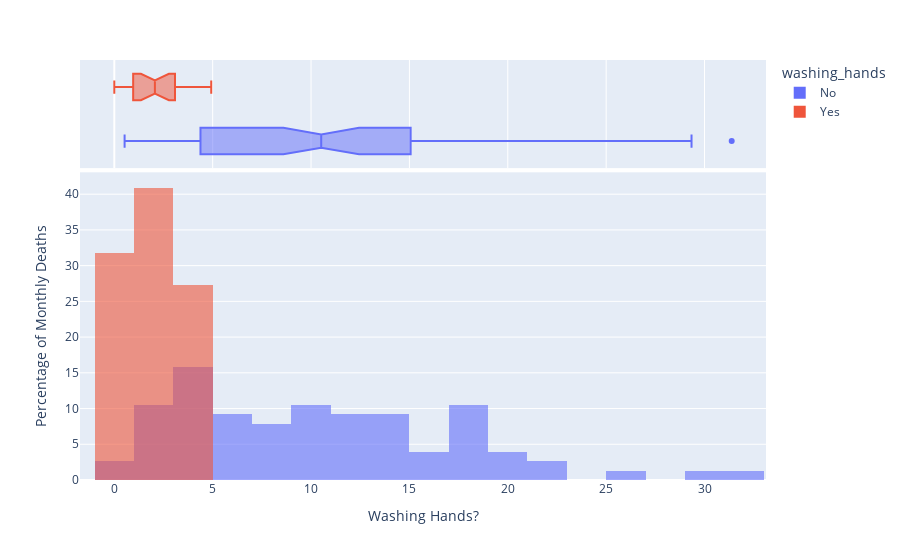

Notebook source saved alongside this figure:
### Markdown cell above
### Use Histograms to Visualise the Monthly Distribution of Outcomes

**Challenge**: Create a [plotly histogram](https://plotly.com/python/histograms/) to show the monthly percentage of deaths. 

* Use docs to check out the available parameters. Use the [`color` parameter](https://plotly.github.io/plotly.py-docs/generated/plotly.express.histogram.html) to display two overlapping histograms.
* The time period of handwashing is shorter than not handwashing. Change `histnorm` to `percent` to make the time periods comparable. 
* Make the histograms slighlty transparent
* Experiment with the number of bins on the histogram. Which number work well in communicating the range of outcomes?
* Just for fun, display your box plot on the top of the histogram using the `marginal` parameter.

### Code cell
hist = px.histogram(df_monthly,
                    x='pct_deaths',
                    color='washing_hands',
                    nbins=30,
                    opacity=0.6,
                    barmode='overlay',
                    histnorm='percent',
                    marginal='box',)

hist.update_layout(xaxis_title='Washing Hands?',
                    yaxis_title='Percentage of Monthly Deaths')

hist.show()

### Figure 1 — Plotly figure (JSON) as saved in the notebook; plotly's stock layout.template omitted (floating-point values rounded to 4 significant figures)
{"data": [{"alignmentgroup": "True", "bingroup": "x", "histnorm": "percent", "hovertemplate": "washing_hands=No<br>pct_deaths=%{x}<br>percent=%{y}<extra></extra>", "legendgroup": "No", "marker": {"color": "#636efa", "opacity": 0.6, "pattern": {"shape": ""}}, "name": "No", "nbinsx": 30, "offsetgroup": "No", "orientation": "v", "showlegend": true, "type": "histogram", "x": [14.57, 7.531, 4.332, 1.569, 0.7843, 5, 8.421, 1.351, 1.878, 11.02, 22.55, 20.85, 12.22, 10.23, 10.74, 3.226, 6.593, 20.78, 25.46, 18.39, 29.34, 22.97, 31.38, 19.12, 15.97, 12.41, 11.93, 6.098, 4.082, 0.5236, 1.554, 2.262, 17.6, 7.143, 8.051, 15.16, 11.28, 17.03, 17.31, 5.833, 2.679, 4.369, 6.32, 1.224, 3.226, 11.02, 10.55, 7.591, 4.745, 4.452, 4.231, 4.392, 7.143, 6.122, 3.586, 10.55, 14.84, 10.94, 10.49, 13.39, 18.09, 15.43, 18.97, 13.44, 10.15, 13.1, 18.06, 14.39, 14.96, 10.77, 5.369, 3.215, 1.923, 3.607, 18.27, 12.24], "xaxis": "x", "yaxis": "y"}, {"alignmentgroup": "True", "hovertemplate": "washing_hands=No<br>pct_deaths=%{x}<extra></extra>", "legendgroup": "No", "marker": {"color": "#636efa"}, "name": "No", "notched": true, "offsetgroup": "No", "showlegend": false, "type": "box", "x": [14.57, 7.531, 4.332, 1.569, 0.7843, 5, 8.421, 1.351, 1.878, 11.02, 22.55, 20.85, 12.22, 10.23, 10.74, 3.226, 6.593, 20.78, 25.46, 18.39, 29.34, 22.97, 31.38, 19.12, 15.97, 12.41, 11.93, 6.098, 4.082, 0.5236, 1.554, 2.262, 17.6, 7.143, 8.051, 15.16, 11.28, 17.03, 17.31, 5.833, 2.679, 4.369, 6.32, 1.224, 3.226, 11.02, 10.55, 7.591, 4.745, 4.452, 4.231, 4.392, 7.143, 6.122, 3.586, 10.55, 14.84, 10.94, 10.49, 13.39, 18.09, 15.43, 18.97, 13.44, 10.15, 13.1, 18.06, 14.39, 14.96, 10.77, 5.369, 3.215, 1.923, 3.607, 18.27, 12.24], "xaxis": "x2", "yaxis": "y2"}, {"alignmentgroup": "True", "bingroup": "x", "histnorm": "percent", "hovertemplate": "washing_hands=Yes<br>pct_deaths=%{x}<br>percent=%{y}<extra></extra>", "legendgroup": "Yes", "marker": {"color": "#EF553B", "opacity": 0.6, "pattern": {"shape": ""}}, "name": "Yes", "nbinsx": 30, "offsetgroup": "Yes", "orientation": "v", "showlegend": true, "type": "histogram", "x": [2.239, 1.2, 1.894, 4.58, 3.957, 4.472, 2.93, 3.534, 0.6873, 0, 0.6557, 0.9585, 1.136, 0.3717, 0, 0.9615, 2.341, 2.903, 1.34, 2.233, 3.085, 4.926], "xaxis": "x", "yaxis": "y"}, {"alignmentgroup": "True", "hovertemplate": "washing_hands=Yes<br>pct_deaths=%{x}<extra></extra>", "legendgroup": "Yes", "marker": {"color": "#EF553B"}, "name": "Yes", "notched": true, "offsetgroup": "Yes", "showlegend": false, "type": "box", "x": [2.239, 1.2, 1.894, 4.58, 3.957, 4.472, 2.93, 3.534, 0.6873, 0, 0.6557, 0.9585, 1.136, 0.3717, 0, 0.9615, 2.341, 2.903, 1.34, 2.233, 3.085, 4.926], "xaxis": "x2", "yaxis": "y2"}], "layout": {"barmode": "overlay", "legend": {"title": {"text": "washing_hands"}, "tracegroupgap": 0}, "margin": {"t": 60}, "xaxis": {"anchor": "y", "domain": [0, 1], "title": {"text": "Washing Hands?"}}, "xaxis2": {"anchor": "y2", "domain": [0, 1], "matches": "x", "showgrid": true, "showticklabels": false}, "yaxis": {"anchor": "x", "domain": [0, 0.7326], "title": {"text": "Percentage of Monthly Deaths"}}, "yaxis2": {"anchor": "x2", "domain": [0.7426, 1], "matches": "y2", "showgrid": false, "showline": false, "showticklabels": false, "ticks": ""}}}
